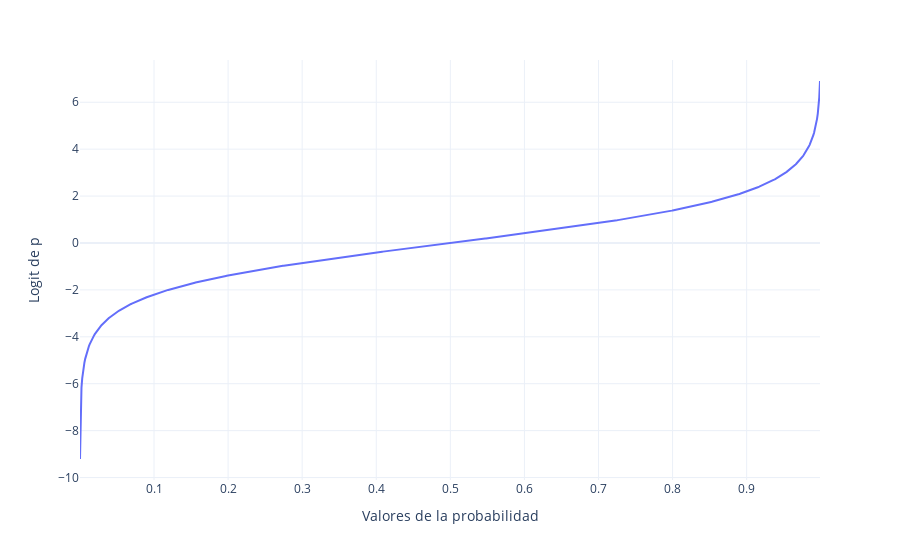

Notebook code for this chart:
### Markdown cell above
### ***Odds ratio***

El concepto clave es entender los ***odds ratio***, esto es no otra cosa que un cociente de ***odds***. Vamos a suponer que tenemos una feature categórica $X$ de dos niveles (0 y 1). Luego los ***odds ratio*** vienen dados por: 

$$\text{odds ratio}=\frac{odds(p(Y=1|X=1))}{odds(p(Y=1|X=0))}$$

Lo anterior se interpreta como:

***los odds de que $Y=1$ cuando $X=1$ versus los odds de $Y=1$ cuando $X=0$.***

Por ejemplo, si ***odds ratio*** es igual a 2, entonces ***los odds para $Y=1$ son dos veces mayores cuando $X=1$ versus cuando $X=0$.*** 

***Nota:*** Se debe trabajar en términos de ***odds ratio*** por que los coeficientes $β_j$ en la regresión logística son el logaritmo natural de los ***odds ratio*** para $X_j$.

### Code cell
# Gráfica del log de los odds.
log_odds = np.log(odds)

(
    px.line(x=values_p, y=log_odds, template="plotly_white")
    .update_xaxes(title_text="Valores de la probabilidad")
    .update_yaxes(title_text="Logit de p")    
)

### Figure 1 — Plotly figure (JSON) as saved in the notebook; plotly's stock layout.template omitted (floating-point values rounded to 4 significant figures; data arrays with more than 128 entries replaced by an {"elided": "..."} marker saying what was removed)
{"data": [{"hovertemplate": "x=%{x}<br>y=%{y}<extra></extra>", "legendgroup": "", "line": {"color": "#636efa", "dash": "solid"}, "marker": {"symbol": "circle"}, "mode": "lines", "name": "", "orientation": "v", "showlegend": false, "type": "scatter", "x": {"elided": "1000 float values"}, "xaxis": "x", "y": {"elided": "1000 float values"}, "yaxis": "y"}], "layout": {"legend": {"tracegroupgap": 0}, "margin": {"t": 60}, "xaxis": {"anchor": "y", "domain": [0, 1], "title": {"text": "Valores de la probabilidad"}}, "yaxis": {"anchor": "x", "domain": [0, 1], "title": {"text": "Logit de p"}}}}
